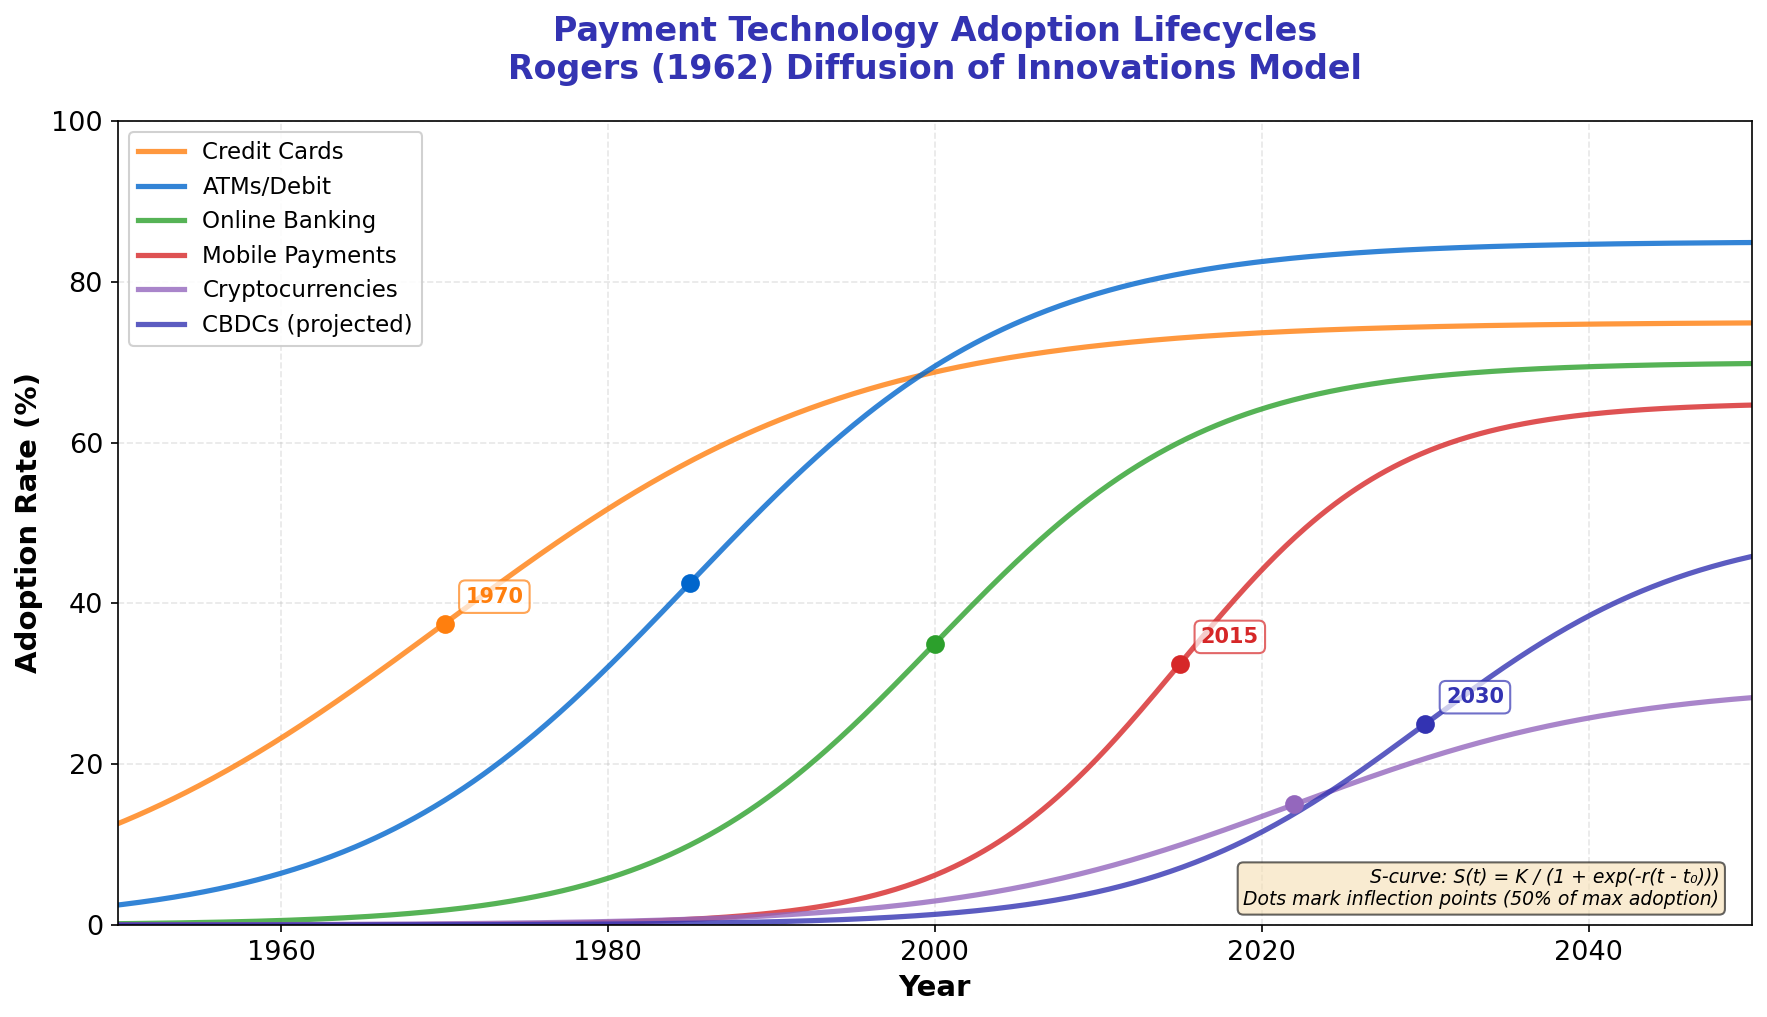

Generate this figure with Python:
r"""Payment Technology Adoption - Rogers (1962) Diffusion of Innovations S-Curve Model

Demonstrates technology adoption lifecycle using S-curve (logistic growth) model:
S(t) = K / (1 + exp(-r(t - t0))) where K is carrying capacity, r is growth rate,
and t0 is the inflection point. Shows overlapping adoption curves for successive
payment technologies from credit cards to CBDCs.

Economic Model: $S(t) = \frac{K}{1 + e^{-r(t - t_0)}}$
Alternative exponential growth formula: $V_t = V_0 e^{rt}$
"""
import matplotlib.pyplot as plt
import numpy as np
from pathlib import Path

np.random.seed(42)

plt.rcParams.update({
    'font.size': 14, 'axes.labelsize': 14, 'axes.titlesize': 16,
    'xtick.labelsize': 13, 'ytick.labelsize': 13, 'legend.fontsize': 13,
    'figure.figsize': (10, 6), 'figure.dpi': 150
})

MLPURPLE = '#3333B2'
MLBLUE = '#0066CC'
MLORANGE = '#FF7F0E'
MLGREEN = '#2CA02C'
MLRED = '#D62728'
MLLAVENDER = '#ADADE0'

# S-curve adoption model: S(t) = K / (1 + exp(-r(t - t0)))
def s_curve(t, K, r, t0):
    """Rogers diffusion S-curve: K=carrying capacity, r=growth rate, t0=inflection point"""
    return K / (1 + np.exp(-r * (t - t0)))

# Time range: 1900-2050 (focus on modern payment evolution)
t = np.linspace(1900, 2050, 1000)

# Payment technologies with adoption parameters
# (name, K, r, t0, color)
technologies = [
    ('Credit Cards', 75, 0.08, 1970, MLORANGE),
    ('ATMs/Debit', 85, 0.10, 1985, MLBLUE),
    ('Online Banking', 70, 0.12, 2000, MLGREEN),
    ('Mobile Payments', 65, 0.15, 2015, MLRED),
    ('Cryptocurrencies', 30, 0.10, 2022, '#9467BD'),
    ('CBDCs (projected)', 50, 0.12, 2030, MLPURPLE),
]

fig, ax = plt.subplots(figsize=(12, 7))

# Plot S-curves for each technology
for name, K, r, t0, color in technologies:
    adoption = s_curve(t, K, r, t0)
    ax.plot(t, adoption, label=name, color=color, linewidth=2.5, alpha=0.8)

    # Mark inflection point (50% of K)
    inflection_adoption = K / 2
    ax.plot(t0, inflection_adoption, 'o', color=color, markersize=8, zorder=10)

    # Annotate inflection point for selected technologies
    if name in ['Credit Cards', 'Mobile Payments', 'CBDCs (projected)']:
        ax.annotate(f'{int(t0)}', xy=(t0, inflection_adoption),
                   xytext=(10, 10), textcoords='offset points',
                   fontsize=10, color=color, fontweight='bold',
                   bbox=dict(boxstyle='round,pad=0.3', facecolor='white',
                            edgecolor=color, alpha=0.7))

# Styling
ax.set_xlabel('Year', fontweight='bold')
ax.set_ylabel('Adoption Rate (%)', fontweight='bold')
ax.set_title('Payment Technology Adoption Lifecycles\nRogers (1962) Diffusion of Innovations Model',
             fontsize=16, fontweight='bold', color=MLPURPLE, pad=20)
ax.set_xlim(1950, 2050)
ax.set_ylim(0, 100)
ax.grid(True, alpha=0.3, linestyle='--')
ax.legend(loc='upper left', framealpha=0.9, fontsize=11)

# Add theory annotation
ax.text(0.98, 0.02, 'S-curve: S(t) = K / (1 + exp(-r(t - t₀)))\nDots mark inflection points (50% of max adoption)',
        transform=ax.transAxes, fontsize=9, verticalalignment='bottom',
        horizontalalignment='right', bbox=dict(boxstyle='round', facecolor='wheat', alpha=0.6),
        style='italic')

plt.tight_layout()
plt.savefig(Path(__file__).parent / 'chart.pdf', dpi=300, bbox_inches='tight')
plt.savefig(Path(__file__).parent / 'chart.png', dpi=150, bbox_inches='tight')
plt.close()
print("Chart saved to chart.pdf and chart.png")
